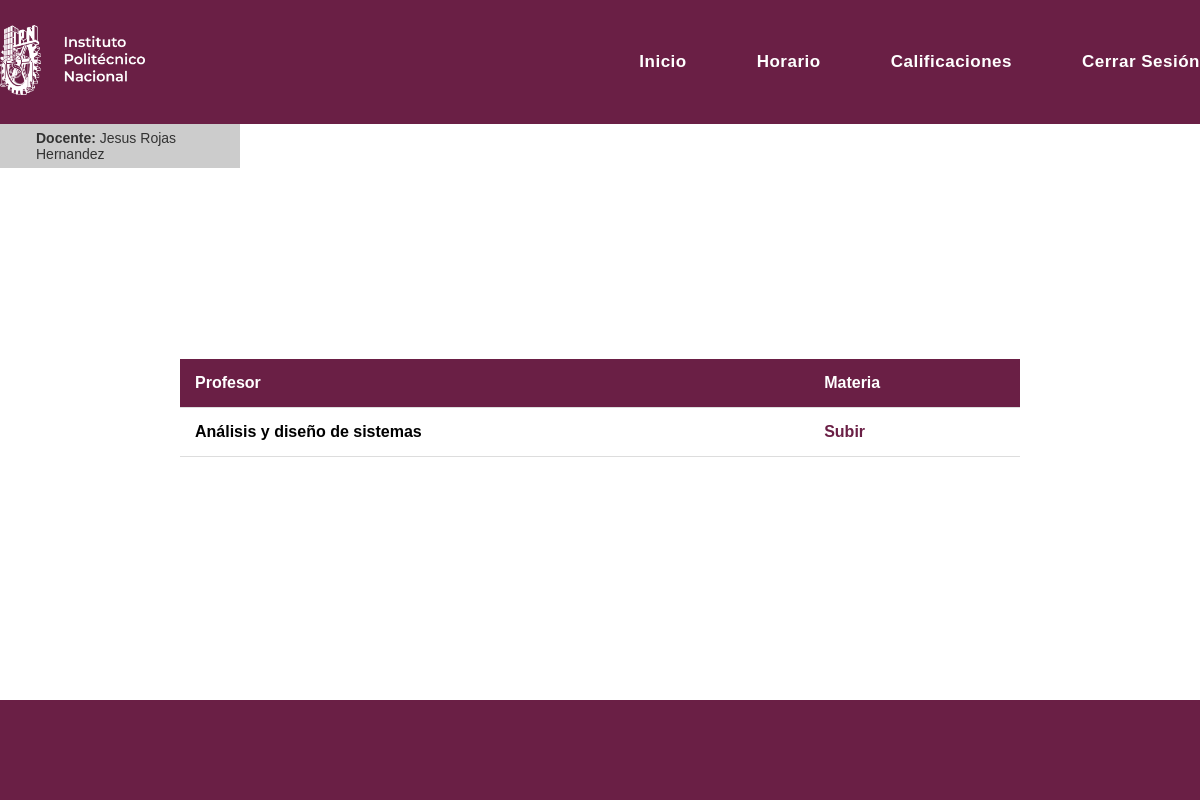
The app's page /grupos/ (signed in) with its own data.
### main/models.py (models this page shows, shortened)
class Profesor(models.Model):
    id = models.CharField(primary_key=True,max_length=100)
    nombre = models.TextField()
    apellidoPat = models.TextField()
    apellidoMat = models.TextField()
    password = models.TextField()

class Grupos(models.Model):
    id = models.IntegerField(primary_key=True)
    nombre_mat = models.ForeignKey(Materia, on_delete=models.CASCADE)
    id_profesor = models.ForeignKey(Profesor, on_delete=models.CASCADE)

class Materia(models.Model):
    id = models.IntegerField(primary_key=True)
    nombre = models.TextField()
    semestre = models.IntegerField()

### main/views.py (the view)
# urls.py: path('grupos/',views.grupos, name='grupos'),
def grupos(request):
    role = request.session.get('role')
    user_id = request.session.get('user_id')
    if role == 'profesor' and user_id:
        grupos = Grupos.objects.filter(id_profesor_id=user_id)
        profesor_vigente = Profesor.objects.get(id=user_id)
    else:
        return redirect('main')
    return render(request, 'grupos.html', {'grupos': grupos,
                                           'profesor_vigente': profesor_vigente})

### main/templates/grupos.html (shortened to what this page needs)
{% extends 'nav_P.html' %}
{% block content %}
{% load static %}
<link rel="stylesheet" href="{% static 'Styles/styles_grupos.css' %}">
<div class="table-container">
    <table>
        <thead>
            <tr>
                <th>Profesor</th>
                <th>Materia</th>
            </tr>
        </thead>
        <tbody>
            {% for grupo in grupos %}
            <tr>
                <td>{{ grupo.nombre_mat.nombre }}</td>
                <td><a href="{% url 'subir' %}">Subir</a></td>
            </tr>
            {% endfor %}
        </tbody>
    </table>
</div>
{% endblock %}

### main/templates/nav_P.html (shortened to what this page needs)
<!DOCTYPE html>
<html lang="en">
<head>
    {% load static %}
    <link rel="stylesheet" href="{% static 'Styles/nav.css' %}">
</head>
<body>
    <header>
        <div class="container">
            <div class="logo">
                <img src="{% static 'IMG/LogoIPN.png' %}" alt="Instituto Politécnico Nacional">
            </div>
            <nav>
                <ul>
                    <li><a href="{% url 'profesores' %}">Inicio</a></li>
                    <li><a href="{% url 'profesores' %}">Horario</a></li>
                    <li><a href="{% url 'grupos' %}">Calificaciones</a></li>
                    <li><a href="{% url 'cerrar_sesion' %}">Cerrar Sesión</a></li>
                </ul>
            </nav>
        </div>
    </header>
    <div class="info-row">
        {% if profesor_vigente %}
            <span><strong>Docente:</strong> {{ profesor_vigente.nombre }} {{ profesor_vigente.apellidoPat }} {{ profesor_vigente.apellidoMat }}</span>
        {% else %}
            <span><strong>Docente:</strong> No disponible</span>
        {% endif %}
    </div>
    <main>
        {% block content %}{% endblock %}
    </main>
    <footer>
    </footer>
</body>
</html>

### main/templates/static/Styles/nav.css (style rules this page uses)
body { margin: 0; font-family: Arial, sans-serif; }
header { background-color: #6a1f45; padding: 25px 0; color: white; }
.container { display: flex; align-items: center; justify-content: space-between; max-width: 1300px; margin: 0 auto; }
.logo img { max-height: 70px; }
nav ul { list-style: none; margin: 0; padding: 0; display: flex; }
nav ul li { margin-left: 70px; }
nav ul li a { text-decoration: none; color: white; font-size: 17px; font-family: 'Montserrat', sans-serif; letter-spacing: 0.5px; transition: color 0.3s; font-weight: 600; }
.info-row { background-color: #ccc; height: auto; display: flex; padding-top: 0.5%; padding-bottom: 0.5%; width: 20%; }
.info-row span { align-items: flex-start; padding-left: 15%; font-size: 14px; color: #333; font-family: 'Montserrat', sans-serif; font-weight: 500; }
footer { background-color: #6a1f45; padding: 25px 0; color: white; position: fixed; bottom: 0; width: 100%; height: 50px; }

### main/templates/static/Styles/styles_grupos.css (style rules this page uses)
body { margin: 0; font-family: Arial, sans-serif; }
.table-container { display: flex; justify-content: center; align-items: center; height: 60vh; }
table { width: 70%; border-collapse: collapse; background-color: #fff; }
th, td { padding: 15px; text-align: left; border-bottom: 1px solid #ddd; font-family: 'Montserrat', sans-serif; font-weight: 600; }
th { background-color: #6a1f45; color: white; }
td a { color: #6a1f45; text-decoration: none; font-weight: 600; }

### records on screen
Profesor: nombre "Jesus", apellidoPat "Rojas", apellidoMat "Hernandez"
Grupos: nombre_mat.nombre "Análisis y diseño de sistemas"
